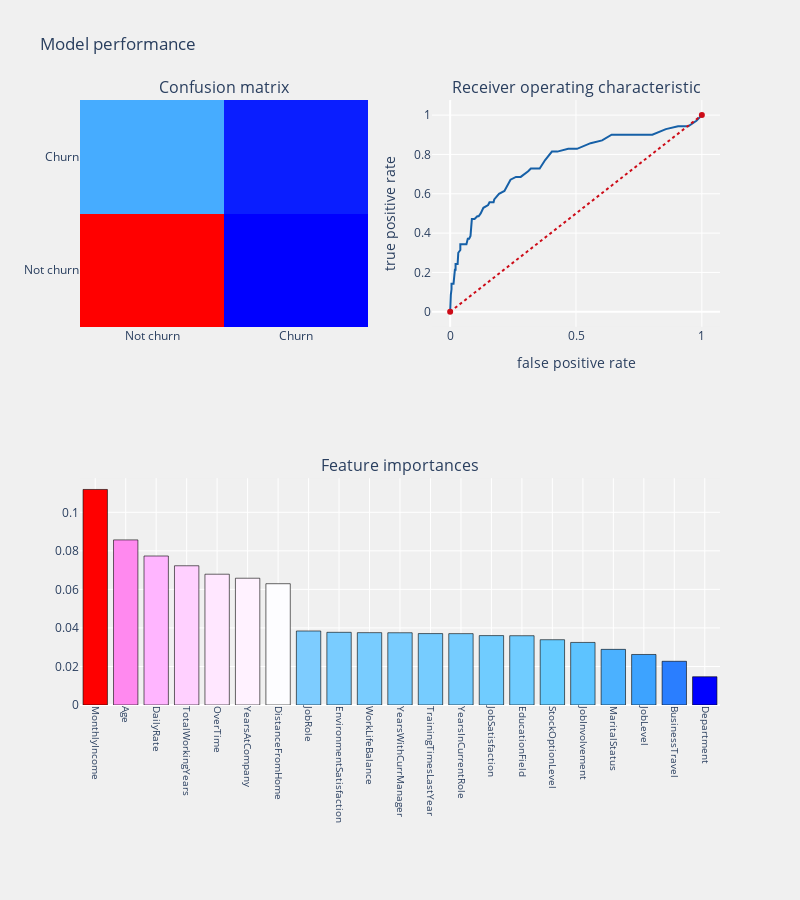

Here is the notebook cell this chart was saved with:
### Code cell
telecom_churn_prediction(rf,xtrain,xtest,ytrain,ytest,'features')

### Figure 1 — Plotly figure (JSON) as saved in the notebook; plotly's stock layout.template omitted (floating-point values rounded to 4 significant figures)
{"data": [{"colorscale": [[0, "rgb(0,0,255)"], [0.1, "rgb(51,153,255)"], [0.2, "rgb(102,204,255)"], [0.3, "rgb(153,204,255)"], [0.4, "rgb(204,204,255)"], [0.5, "rgb(255,255,255)"], [0.6, "rgb(255,204,255)"], [0.7, "rgb(255,153,255)"], [0.8, "rgb(255,102,204)"], [0.9, "rgb(255,102,102)"], [1, "rgb(255,0,0)"]], "name": "Confusion matrix", "showscale": false, "type": "heatmap", "x": ["Not churn", "Churn"], "xaxis": "x", "y": ["Not churn", "Churn"], "yaxis": "y", "z": [[364, 7], [56, 14]]}, {"line": {"color": "rgb(22, 96, 167)", "width": 2}, "name": "Roc: 0.590566037735849", "type": "scatter", "x": [0, 0, 0, 0.002695, 0.002695, 0.002695, 0.002695, 0.005391, 0.005391, 0.008086, 0.01348, 0.01617, 0.01617, 0.01887, 0.01887, 0.02156, 0.02156, 0.02965, 0.02965, 0.03235, 0.04043, 0.04043, 0.04582, 0.0566, 0.06469, 0.07008, 0.07547, 0.08086, 0.08625, 0.09704, 0.1078, 0.1132, 0.1213, 0.1321, 0.1509, 0.1563, 0.1725, 0.1752, 0.186, 0.1941, 0.2156, 0.2399, 0.2615, 0.2803, 0.31, 0.3208, 0.3558, 0.3774, 0.4043, 0.4259, 0.469, 0.504, 0.558, 0.6038, 0.6415, 0.7062, 0.752, 0.8032, 0.8571, 0.9057, 0.9461, 0.9784, 1], "xaxis": "x2", "y": [0, 0.01429, 0.02857, 0.02857, 0.04286, 0.07143, 0.08571, 0.1143, 0.1429, 0.1429, 0.1429, 0.1714, 0.2, 0.2, 0.2143, 0.2143, 0.2429, 0.2429, 0.2571, 0.3, 0.3143, 0.3429, 0.3429, 0.3429, 0.3429, 0.3714, 0.3714, 0.3857, 0.4714, 0.4714, 0.4857, 0.4857, 0.5, 0.5286, 0.5429, 0.5571, 0.5571, 0.5714, 0.5857, 0.6, 0.6143, 0.6714, 0.6857, 0.6857, 0.7143, 0.7286, 0.7286, 0.7714, 0.8143, 0.8143, 0.8286, 0.8286, 0.8571, 0.8714, 0.9, 0.9, 0.9, 0.9, 0.9286, 0.9429, 0.9429, 0.9714, 1], "yaxis": "y2"}, {"line": {"color": "rgb(205, 12, 24)", "dash": "dot", "width": 2}, "type": "scatter", "x": [0, 1], "xaxis": "x2", "y": [0, 1], "yaxis": "y2"}, {"marker": {"color": [0.1119, 0.0857, 0.07734, 0.07227, 0.06789, 0.06581, 0.06296, 0.03841, 0.03773, 0.03756, 0.03751, 0.03707, 0.03705, 0.03602, 0.03597, 0.03389, 0.03247, 0.02888, 0.02623, 0.02269, 0.01466], "colorscale": [[0, "rgb(0,0,255)"], [0.1, "rgb(51,153,255)"], [0.2, "rgb(102,204,255)"], [0.3, "rgb(153,204,255)"], [0.4, "rgb(204,204,255)"], [0.5, "rgb(255,255,255)"], [0.6, "rgb(255,204,255)"], [0.7, "rgb(255,153,255)"], [0.8, "rgb(255,102,204)"], [0.9, "rgb(255,102,102)"], [1, "rgb(255,0,0)"]], "line": {"color": "black", "width": 0.6}}, "name": "coefficients", "type": "bar", "x": ["MonthlyIncome", "Age", "DailyRate", "TotalWorkingYears", "OverTime", "YearsAtCompany", "DistanceFromHome", "JobRole", "EnvironmentSatisfaction", "WorkLifeBalance", "YearsWithCurrManager", "TrainingTimesLastYear", "YearsInCurrentRole", "JobSatisfaction", "EducationField", "StockOptionLevel", "JobInvolvement", "MaritalStatus", "JobLevel", "BusinessTravel", "Department"], "xaxis": "x3", "y": [0.1119, 0.0857, 0.07734, 0.07227, 0.06789, 0.06581, 0.06296, 0.03841, 0.03773, 0.03756, 0.03751, 0.03707, 0.03705, 0.03602, 0.03597, 0.03389, 0.03247, 0.02888, 0.02623, 0.02269, 0.01466], "yaxis": "y3"}], "layout": {"annotations": [{"font": {"size": 16}, "showarrow": false, "text": "Confusion matrix", "x": 0.225, "xanchor": "center", "xref": "paper", "y": 1, "yanchor": "bottom", "yref": "paper"}, {"font": {"size": 16}, "showarrow": false, "text": "Receiver operating characteristic", "x": 0.775, "xanchor": "center", "xref": "paper", "y": 1, "yanchor": "bottom", "yref": "paper"}, {"font": {"size": 16}, "showarrow": false, "text": "Feature importances", "x": 0.5, "xanchor": "center", "xref": "paper", "y": 0.375, "yanchor": "bottom", "yref": "paper"}], "autosize": false, "height": 900, "margin": {"b": 195}, "paper_bgcolor": "rgba(240,240,240, 0.95)", "plot_bgcolor": "rgba(240,240,240, 0.95)", "showlegend": false, "title": {"text": "Model performance"}, "width": 800, "xaxis": {"anchor": "y", "domain": [0, 0.45]}, "xaxis2": {"anchor": "y2", "domain": [0.55, 1], "title": {"text": "false positive rate"}}, "xaxis3": {"anchor": "y3", "domain": [0, 1], "showgrid": true, "tickangle": 90, "tickfont": {"size": 10}}, "yaxis": {"anchor": "x", "domain": [0.625, 1]}, "yaxis2": {"anchor": "x2", "domain": [0.625, 1], "title": {"text": "true positive rate"}}, "yaxis3": {"anchor": "x3", "domain": [0, 0.375]}}}
